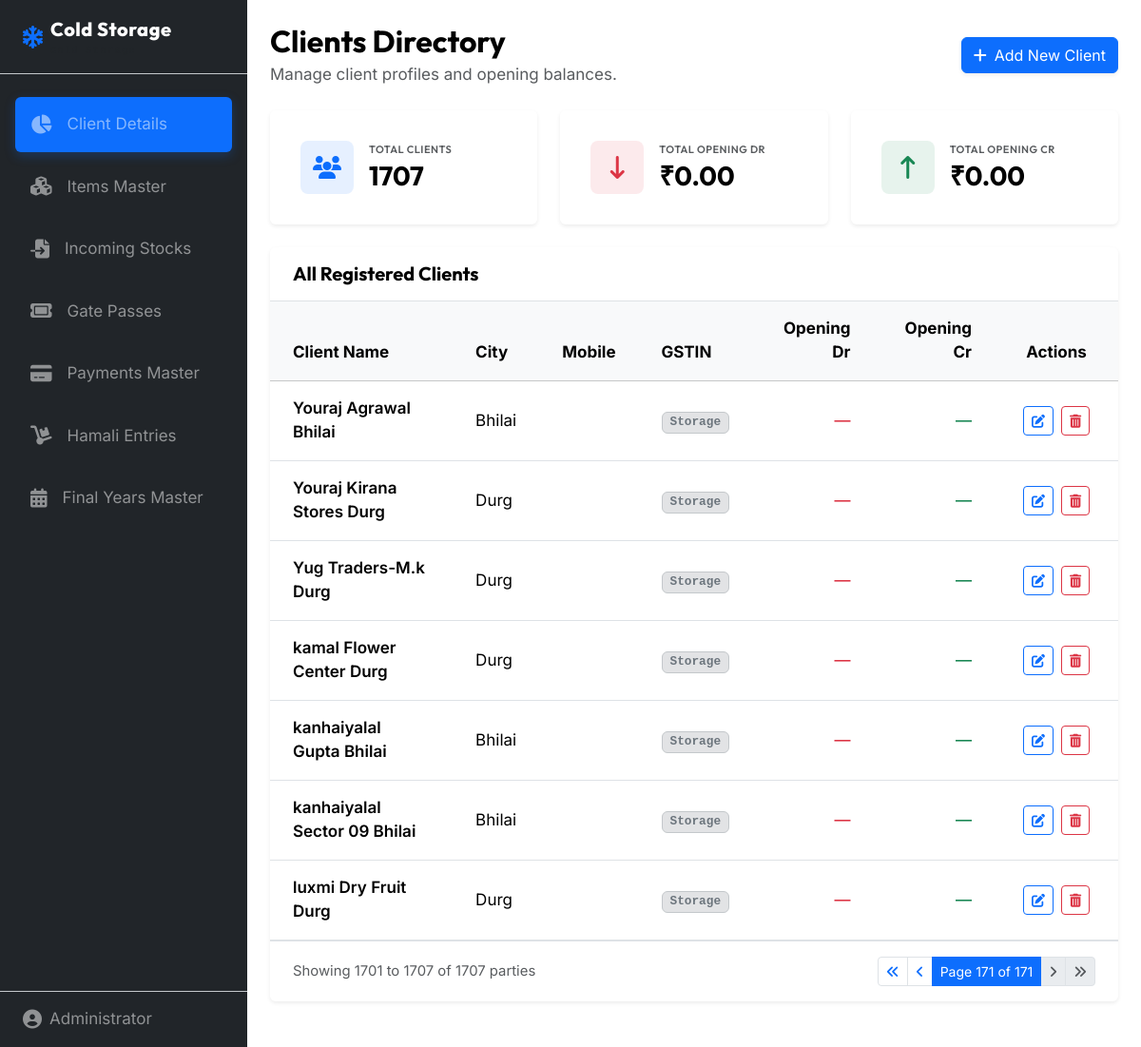
The app's page /?page=171, older data.
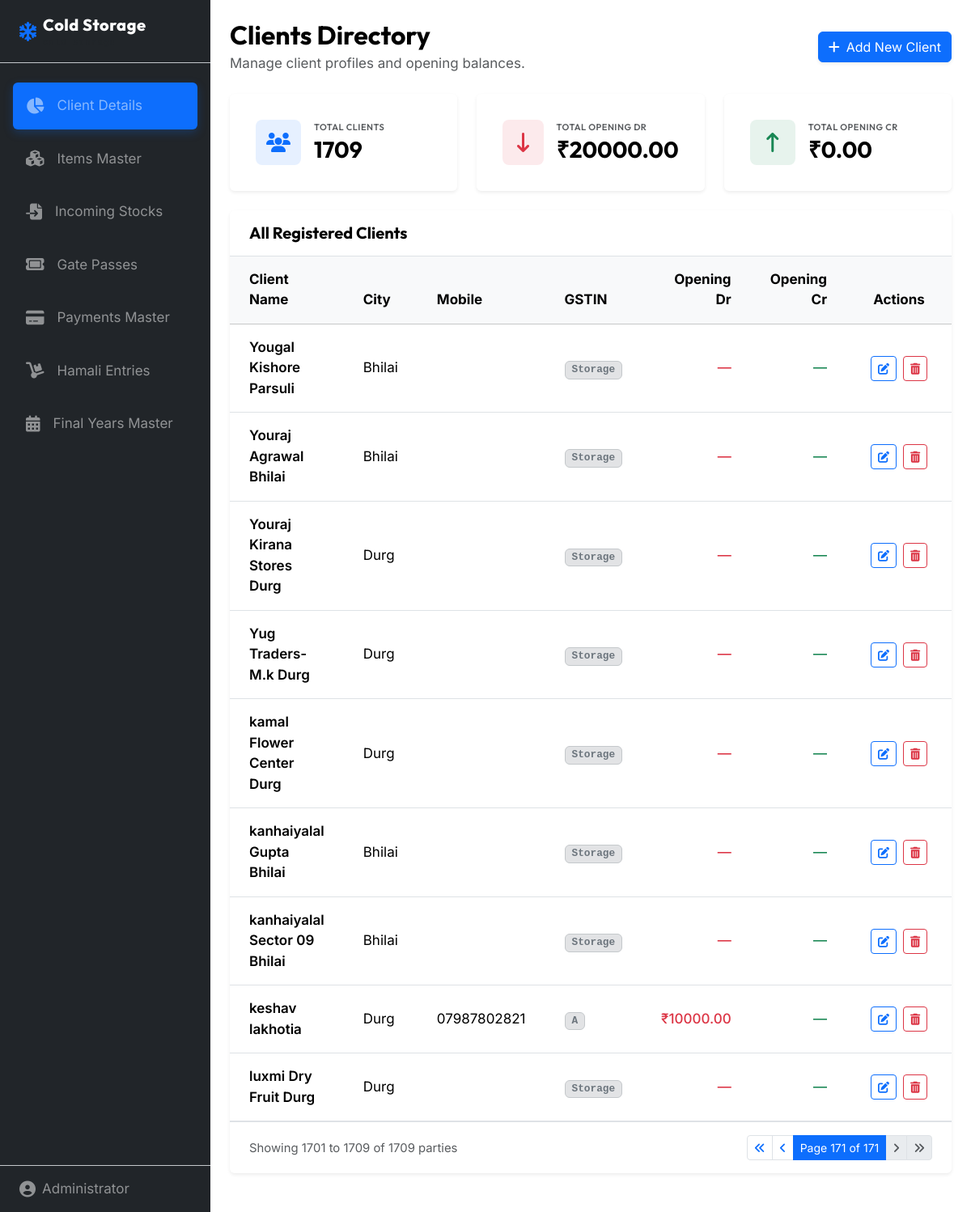
The same page, newer data.
### master/models.py (models this page shows, shortened)
class ClientDetails(models.Model):
    client_name = models.CharField(max_length=200, primary_key=True, db_column='partyname', verbose_name="Name")
    address = models.TextField(blank=True, null=True, verbose_name="Address")
    area = models.CharField(max_length=100, blank=True, null=True, verbose_name="Area")
    client_type = models.CharField(max_length=100, blank=True, null=True, verbose_name="Client Type")
    phone = models.CharField(max_length=15, blank=True, null=True, verbose_name="Phone")
    mobile = models.CharField(max_length=15, blank=True, null=True, verbose_name="Mobile")
    opdr = models.DecimalField(max_digits=12, decimal_places=2, default=0.00, verbose_name="OpDr")
    opcr = models.DecimalField(max_digits=12, decimal_places=2, default=0.00, verbose_name="OpCr")
    crlimit = models.DecimalField(max_digits=12, decimal_places=2, default=0.00, verbose_name="CrLimit")
    crdays = models.IntegerField(default=0, verbose_name="CrDays")
    class Meta:
        verbose_name = "Client Details"
        verbose_name_plural = "Client Details"
        db_table = 'master_clientdetails'
        ordering = ['client_name']
    @property
    def city(self):
        return self.area or ''
    @property
    def gst(self):
        return self.client_type or ''

### master/views.py (the view, shortened to what this page needs)
# urls.py: path('', views.dashboard, name='dashboard'),
def dashboard(request):
    search_query = request.GET.get('search', '').strip()
    client_details_list = ClientDetails.objects.all()
    stats = {
        'total_clients': client_details_list.count(),
        'total_debit': client_details_list.aggregate(total=Sum('opdr'))['total'] or 0.00,
        'total_credit': client_details_list.aggregate(total=Sum('opcr'))['total'] or 0.00,
    }
    paginator = Paginator(client_details_list, 10)
    page_number = request.GET.get('page')
    page_obj = paginator.get_page(page_number)
    context = {
        'page_obj': page_obj,
        'search_query': search_query,
        'stats': stats,
    }
    return render(request, 'master/dashboard.html', context)

### templates/master/dashboard.html (shortened to what the changed rows need)
{% extends 'base.html' %}
{% load static %}
{% block content %}
<div class="d-flex flex-column flex-md-row justify-content-between align-items-start align-items-md-center mb-4 gap-3 animate-fade-in">
    <div>
        <h1 class="h2 fw-bold text-body-emphasis mb-1">Clients Directory</h1>
    </div>
</div>
<div class="row g-4 mb-4 animate-fade-in">
    <div class="col-12 col-md-4">
        <div class="card border-0 shadow-sm h-100 p-3 bg-body">
            <div class="card-body d-flex align-items-center gap-3">
                <div>
                    <h6 class="text-muted text-uppercase fw-semibold mb-1" style="font-size: 11px; letter-spacing: 0.5px;">Total Clients</h6>
                    <h3 class="fw-bold mb-0 text-body-emphasis" id="stat-total-clients">{{ stats.total_clients }}</h3>
                </div>
            </div>
        </div>
    </div>
    <div class="col-12 col-md-4">
        <div class="card border-0 shadow-sm h-100 p-3 bg-body">
            <div class="card-body d-flex align-items-center gap-3">
                <div>
                    <h6 class="text-muted text-uppercase fw-semibold mb-1" style="font-size: 11px; letter-spacing: 0.5px;">Total Opening Dr</h6>
                    <h3 class="fw-bold mb-0 text-body-emphasis" id="stat-total-debit">₹{{ stats.total_debit|floatformat:2 }}</h3>
                </div>
            </div>
        </div>
    </div>
</div>
<div class="card border-0 shadow-sm mb-4 bg-body animate-fade-in">
    <div class="card-body p-0">
        <div class="table-responsive">
            <table class="table table-hover align-middle mb-0" id="clientsTable">
                <thead class="table-light">
                    <tr>
                        <th class="py-3 px-4">Client Name</th>
                        <th class="py-3 px-4">City</th>
                        <th class="py-3 px-4">Mobile</th>
                        <th class="py-3 px-4">GSTIN</th>
                        <th class="py-3 px-4 text-end">Opening Dr</th>
                        <th class="py-3 px-4 text-end">Opening Cr</th>
                        <th class="py-3 px-4 text-center" style="width: 130px;">Actions</th>
                    </tr>
                </thead>
                <tbody>
                    {% for client in page_obj %}
                    <tr id="client-row-{{ client.pk|slugify }}" data-client-name="{{ client.client_name }}" data-opdr="{{ client.opdr }}" data-opcr="{{ client.opcr }}">
                        <td class="py-3 px-4 fw-semibold text-body-emphasis">{{ client.client_name }}</td>
                        <td class="py-3 px-4">{{ client.city }}</td>
                        <td class="py-3 px-4">{{ client.mobile }}</td>
                        <td class="py-3 px-4">
                            {% if client.gst %}
                                <span class="badge bg-secondary-subtle text-secondary border border-secondary-subtle font-monospace px-2 py-1">{{ client.gst }}</span>
                            {% else %}
                                <span class="text-muted">—</span>
                            {% endif %}
                        </td>
                        <td class="py-3 px-4 text-end text-danger fw-medium">
                            {% if client.opdr > 0 %}
                                ₹{{ client.opdr|floatformat:2 }}
                            {% else %}
                                —
                            {% endif %}
                        </td>
                        <td class="py-3 px-4 text-end text-success fw-medium">
                            {% if client.opcr > 0 %}
                                ₹{{ client.opcr|floatformat:2 }}
                            {% else %}
                                —
                            {% endif %}
                        </td>
                        <td class="py-3 px-4 text-center">
                            <div class="d-flex justify-content-center gap-2">
                                <a href="{% url 'client_details_update' client.pk %}" class="btn btn-sm btn-outline-primary" title="Edit Client">
                                    <i class="fa-solid fa-pen-to-square"></i>
                                </a>
                                <button type="button" class="btn btn-sm btn-outline-danger delete-btn"
                                        data-pk="{{ client.pk }}"
                                        data-name="{{ client.client_name }}"
                                        data-delete-url="{% url 'client_details_delete' client.pk %}"
                                        title="Delete Client">
                                    <i class="fa-solid fa-trash-can"></i>
                                </button>
                            </div>
                        </td>
                    </tr>
                    {% endfor %}
                </tbody>
            </table>
        </div>
    </div>
    {% if page_obj.has_other_pages %}
    <div class="card-footer bg-transparent border-top py-3 px-4 d-flex flex-column flex-sm-row justify-content-between align-items-center gap-3">
        <span class="text-muted small">
            Showing {{ page_obj.start_index }} to {{ page_obj.end_index }} of {{ page_obj.paginator.count }} parties
        </span>
        <nav aria-label="Parties pagination">
            <ul class="pagination pagination-sm mb-0">
                {% if page_obj.has_previous %}
                    <li class="page-item">
                        <a href="?page=1{% if search_query %}&search={{ search_query }}{% endif %}" class="page-link"><i class="fa-solid fa-angles-left"></i></a>
                    </li>
                    <li class="page-item">
                        <a href="?page={{ page_obj.previous_page_number }}{% if search_query %}&search={{ search_query }}{% endif %}" class="page-link"><i class="fa-solid fa-angle-left"></i></a>
                    </li>
                {% else %}
                    <li class="page-item disabled"><span class="page-link"><i class="fa-solid fa-angles-left"></i></span></li>
                    <li class="page-item disabled"><span class="page-link"><i class="fa-solid fa-angle-left"></i></span></li>
                {% endif %}
                <li class="page-item active"><span class="page-link">Page {{ page_obj.number }} of {{ page_obj.paginator.num_pages }}</span></li>
                {% if page_obj.has_next %}
                    <li class="page-item">
                        <a href="?page={{ page_obj.next_page_number }}{% if search_query %}&search={{ search_query }}{% endif %}" class="page-link"><i class="fa-solid fa-angle-right"></i></a>
                    </li>
                    <li class="page-item">
                        <a href="?page={{ page_obj.paginator.num_pages }}{% if search_query %}&search={{ search_query }}{% endif %}" class="page-link"><i class="fa-solid fa-angles-right"></i></a>
                    </li>
                {% else %}
                    <li class="page-item disabled"><span class="page-link"><i class="fa-solid fa-angle-right"></i></span></li>
                    <li class="page-item disabled"><span class="page-link"><i class="fa-solid fa-angles-right"></i></span></li>
                {% endif %}
            </ul>
        </nav>
    </div>
    {% endif %}
</div>
{% endblock %}

Row changes from the older to the newer data that the page shows:
now on this page (row unchanged): ClientDetails: client_name "Yougal Kishore Parsuli", city "Bhilai", gst "Storage"
added ClientDetails: client_name "keshav lakhotia", city "Durg", mobile "07987802821", gst "A", opdr "10000.00"
Text that changed along with them:
{{ stats.total_clients }}: "1707" → "1709"
{{ stats.total_debit|floatformat:2 }}: "0.00" → "20000.00"
{{ page_obj.end_index }}: "1707" → "1709"
{{ page_obj.paginator.count }}: "1707" → "1709"
